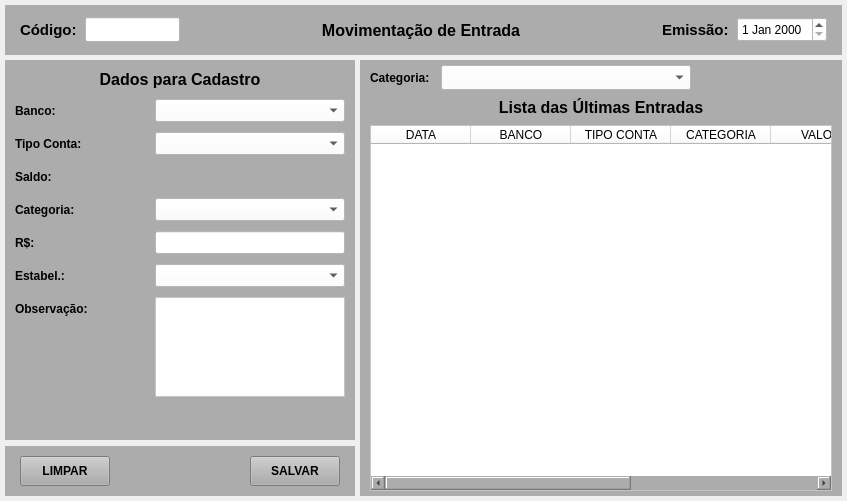
<?xml version="1.0" encoding="UTF-8"?>
<ui version="4.0">
 <class>MainWindow</class>
 <widget class="QMainWindow" name="MainWindow">
  <property name="geometry">
   <rect>
    <x>0</x>
    <y>0</y>
    <width>847</width>
    <height>501</height>
   </rect>
  </property>
  <property name="windowTitle">
   <string>Movimentação de Entrada</string>
  </property>
  <widget class="QWidget" name="centralwidget">
   <layout class="QVBoxLayout" name="verticalLayout">
    <property name="spacing">
     <number>5</number>
    </property>
    <property name="leftMargin">
     <number>5</number>
    </property>
    <property name="topMargin">
     <number>5</number>
    </property>
    <property name="rightMargin">
     <number>5</number>
    </property>
    <property name="bottomMargin">
     <number>5</number>
    </property>
    <item>
     <widget class="QWidget" name="widget" native="true">
      <property name="minimumSize">
       <size>
        <width>0</width>
        <height>50</height>
       </size>
      </property>
      <property name="maximumSize">
       <size>
        <width>16777215</width>
        <height>50</height>
       </size>
      </property>
      <property name="styleSheet">
       <string notr="true">background-color: rgb(172, 172, 172);</string>
      </property>
      <layout class="QHBoxLayout" name="horizontalLayout">
       <property name="spacing">
        <number>5</number>
       </property>
       <property name="leftMargin">
        <number>15</number>
       </property>
       <property name="topMargin">
        <number>5</number>
       </property>
       <property name="rightMargin">
        <number>15</number>
       </property>
       <property name="bottomMargin">
        <number>5</number>
       </property>
       <item>
        <widget class="QLabel" name="label_4">
         <property name="minimumSize">
          <size>
           <width>60</width>
           <height>0</height>
          </size>
         </property>
         <property name="maximumSize">
          <size>
           <width>60</width>
           <height>16777215</height>
          </size>
         </property>
         <property name="font">
          <font>
           <pointsize>11</pointsize>
           <weight>75</weight>
           <bold>true</bold>
          </font>
         </property>
         <property name="text">
          <string>Código:</string>
         </property>
         <property name="alignment">
          <set>Qt::AlignLeading|Qt::AlignLeft|Qt::AlignVCenter</set>
         </property>
        </widget>
       </item>
       <item>
        <widget class="QLineEdit" name="line_Num">
         <property name="sizePolicy">
          <sizepolicy hsizetype="Preferred" vsizetype="Preferred">
           <horstretch>0</horstretch>
           <verstretch>0</verstretch>
          </sizepolicy>
         </property>
         <property name="minimumSize">
          <size>
           <width>95</width>
           <height>25</height>
          </size>
         </property>
         <property name="maximumSize">
          <size>
           <width>95</width>
           <height>25</height>
          </size>
         </property>
         <property name="font">
          <font>
           <pointsize>9</pointsize>
          </font>
         </property>
         <property name="styleSheet">
          <string notr="true">background-color: rgb(255, 255, 255);</string>
         </property>
         <property name="inputMask">
          <string/>
         </property>
         <property name="text">
          <string/>
         </property>
         <property name="frame">
          <bool>true</bool>
         </property>
         <property name="echoMode">
          <enum>QLineEdit::Normal</enum>
         </property>
         <property name="alignment">
          <set>Qt::AlignCenter</set>
         </property>
         <property name="dragEnabled">
          <bool>false</bool>
         </property>
         <property name="placeholderText">
          <string/>
         </property>
        </widget>
       </item>
       <item>
        <widget class="QLabel" name="label_titulo">
         <property name="font">
          <font>
           <pointsize>12</pointsize>
           <weight>75</weight>
           <bold>true</bold>
          </font>
         </property>
         <property name="text">
          <string>Movimentação de Entrada</string>
         </property>
         <property name="alignment">
          <set>Qt::AlignCenter</set>
         </property>
        </widget>
       </item>
       <item>
        <widget class="QLabel" name="label">
         <property name="minimumSize">
          <size>
           <width>70</width>
           <height>0</height>
          </size>
         </property>
         <property name="maximumSize">
          <size>
           <width>70</width>
           <height>16777215</height>
          </size>
         </property>
         <property name="font">
          <font>
           <pointsize>11</pointsize>
           <weight>75</weight>
           <bold>true</bold>
          </font>
         </property>
         <property name="text">
          <string>Emissão:</string>
         </property>
        </widget>
       </item>
       <item>
        <widget class="QDateEdit" name="date_Emissao">
         <property name="sizePolicy">
          <sizepolicy hsizetype="Preferred" vsizetype="Preferred">
           <horstretch>0</horstretch>
           <verstretch>0</verstretch>
          </sizepolicy>
         </property>
         <property name="minimumSize">
          <size>
           <width>90</width>
           <height>25</height>
          </size>
         </property>
         <property name="maximumSize">
          <size>
           <width>90</width>
           <height>25</height>
          </size>
         </property>
         <property name="font">
          <font>
           <pointsize>9</pointsize>
           <weight>50</weight>
           <bold>false</bold>
          </font>
         </property>
         <property name="styleSheet">
          <string notr="true">background-color: rgb(255, 255, 255);</string>
         </property>
        </widget>
       </item>
      </layout>
     </widget>
    </item>
    <item>
     <widget class="QWidget" name="widget_2" native="true">
      <layout class="QGridLayout" name="gridLayout" columnstretch="0,0" columnminimumwidth="0,0">
       <property name="leftMargin">
        <number>0</number>
       </property>
       <property name="topMargin">
        <number>0</number>
       </property>
       <property name="rightMargin">
        <number>0</number>
       </property>
       <property name="bottomMargin">
        <number>0</number>
       </property>
       <property name="spacing">
        <number>5</number>
       </property>
       <item row="0" column="0">
        <widget class="QWidget" name="widget_3" native="true">
         <property name="minimumSize">
          <size>
           <width>350</width>
           <height>0</height>
          </size>
         </property>
         <property name="maximumSize">
          <size>
           <width>350</width>
           <height>16777215</height>
          </size>
         </property>
         <layout class="QGridLayout" name="gridLayout_2">
          <property name="leftMargin">
           <number>0</number>
          </property>
          <property name="topMargin">
           <number>0</number>
          </property>
          <property name="rightMargin">
           <number>0</number>
          </property>
          <property name="bottomMargin">
           <number>0</number>
          </property>
          <property name="horizontalSpacing">
           <number>0</number>
          </property>
          <property name="verticalSpacing">
           <number>6</number>
          </property>
          <item row="1" column="0">
           <widget class="QWidget" name="widget_6" native="true">
            <property name="minimumSize">
             <size>
              <width>0</width>
              <height>50</height>
             </size>
            </property>
            <property name="maximumSize">
             <size>
              <width>16777215</width>
              <height>50</height>
             </size>
            </property>
            <property name="styleSheet">
             <string notr="true">background-color: rgb(172, 172, 172);</string>
            </property>
            <layout class="QHBoxLayout" name="horizontalLayout_2">
             <property name="spacing">
              <number>5</number>
             </property>
             <property name="leftMargin">
              <number>15</number>
             </property>
             <property name="topMargin">
              <number>5</number>
             </property>
             <property name="rightMargin">
              <number>15</number>
             </property>
             <property name="bottomMargin">
              <number>5</number>
             </property>
             <item>
              <widget class="QPushButton" name="btn_Limpar">
               <property name="sizePolicy">
                <sizepolicy hsizetype="Preferred" vsizetype="Preferred">
                 <horstretch>0</horstretch>
                 <verstretch>0</verstretch>
                </sizepolicy>
               </property>
               <property name="minimumSize">
                <size>
                 <width>90</width>
                 <height>30</height>
                </size>
               </property>
               <property name="maximumSize">
                <size>
                 <width>90</width>
                 <height>30</height>
                </size>
               </property>
               <property name="font">
                <font>
                 <pointsize>9</pointsize>
                 <weight>75</weight>
                 <bold>true</bold>
                </font>
               </property>
               <property name="cursor">
                <cursorShape>PointingHandCursor</cursorShape>
               </property>
               <property name="text">
                <string>LIMPAR</string>
               </property>
              </widget>
             </item>
             <item>
              <widget class="QLabel" name="label_3">
               <property name="text">
                <string/>
               </property>
              </widget>
             </item>
             <item>
              <widget class="QPushButton" name="btn_Salvar">
               <property name="sizePolicy">
                <sizepolicy hsizetype="Preferred" vsizetype="Preferred">
                 <horstretch>0</horstretch>
                 <verstretch>0</verstretch>
                </sizepolicy>
               </property>
               <property name="minimumSize">
                <size>
                 <width>90</width>
                 <height>30</height>
                </size>
               </property>
               <property name="maximumSize">
                <size>
                 <width>90</width>
                 <height>30</height>
                </size>
               </property>
               <property name="font">
                <font>
                 <pointsize>9</pointsize>
                 <weight>75</weight>
                 <bold>true</bold>
                </font>
               </property>
               <property name="cursor">
                <cursorShape>PointingHandCursor</cursorShape>
               </property>
               <property name="text">
                <string>SALVAR</string>
               </property>
              </widget>
             </item>
            </layout>
           </widget>
          </item>
          <item row="0" column="0">
           <widget class="QWidget" name="widget_5" native="true">
            <property name="cursor">
             <cursorShape>ArrowCursor</cursorShape>
            </property>
            <property name="styleSheet">
             <string notr="true">background-color: rgb(172, 172, 172);</string>
            </property>
            <layout class="QFormLayout" name="formLayout">
             <property name="horizontalSpacing">
              <number>10</number>
             </property>
             <property name="verticalSpacing">
              <number>10</number>
             </property>
             <property name="leftMargin">
              <number>10</number>
             </property>
             <property name="topMargin">
              <number>10</number>
             </property>
             <property name="rightMargin">
              <number>10</number>
             </property>
             <property name="bottomMargin">
              <number>10</number>
             </property>
             <item row="0" column="0" colspan="2">
              <widget class="QLabel" name="label_titulo_2">
               <property name="font">
                <font>
                 <pointsize>12</pointsize>
                 <weight>75</weight>
                 <bold>true</bold>
                </font>
               </property>
               <property name="text">
                <string>Dados para Cadastro</string>
               </property>
               <property name="alignment">
                <set>Qt::AlignCenter</set>
               </property>
              </widget>
             </item>
             <item row="1" column="0">
              <widget class="QLabel" name="label_16">
               <property name="minimumSize">
                <size>
                 <width>75</width>
                 <height>0</height>
                </size>
               </property>
               <property name="maximumSize">
                <size>
                 <width>75</width>
                 <height>16777215</height>
                </size>
               </property>
               <property name="font">
                <font>
                 <pointsize>9</pointsize>
                 <weight>75</weight>
                 <bold>true</bold>
                </font>
               </property>
               <property name="text">
                <string>Banco:</string>
               </property>
              </widget>
             </item>
             <item row="1" column="1">
              <widget class="QComboBox" name="combo_Banco">
               <property name="sizePolicy">
                <sizepolicy hsizetype="Preferred" vsizetype="Preferred">
                 <horstretch>0</horstretch>
                 <verstretch>0</verstretch>
                </sizepolicy>
               </property>
               <property name="minimumSize">
                <size>
                 <width>0</width>
                 <height>23</height>
                </size>
               </property>
               <property name="maximumSize">
                <size>
                 <width>16777215</width>
                 <height>23</height>
                </size>
               </property>
               <property name="font">
                <font>
                 <pointsize>9</pointsize>
                 <weight>50</weight>
                 <bold>false</bold>
                </font>
               </property>
               <property name="styleSheet">
                <string notr="true">background-color: rgb(255, 255, 255);</string>
               </property>
               <item>
                <property name="text">
                 <string/>
                </property>
               </item>
              </widget>
             </item>
             <item row="2" column="0">
              <widget class="QLabel" name="label_10">
               <property name="minimumSize">
                <size>
                 <width>75</width>
                 <height>0</height>
                </size>
               </property>
               <property name="maximumSize">
                <size>
                 <width>75</width>
                 <height>16777215</height>
                </size>
               </property>
               <property name="font">
                <font>
                 <pointsize>9</pointsize>
                 <weight>75</weight>
                 <bold>true</bold>
                </font>
               </property>
               <property name="text">
                <string>Tipo Conta:</string>
               </property>
              </widget>
             </item>
             <item row="2" column="1">
              <widget class="QComboBox" name="combo_Tipo">
               <property name="sizePolicy">
                <sizepolicy hsizetype="Preferred" vsizetype="Preferred">
                 <horstretch>0</horstretch>
                 <verstretch>0</verstretch>
                </sizepolicy>
               </property>
               <property name="minimumSize">
                <size>
                 <width>0</width>
                 <height>23</height>
                </size>
               </property>
               <property name="maximumSize">
                <size>
                 <width>16777215</width>
                 <height>23</height>
                </size>
               </property>
               <property name="font">
                <font>
                 <pointsize>9</pointsize>
                 <weight>50</weight>
                 <bold>false</bold>
                </font>
               </property>
               <property name="styleSheet">
                <string notr="true">background-color: rgb(255, 255, 255);</string>
               </property>
               <item>
                <property name="text">
                 <string/>
                </property>
               </item>
              </widget>
             </item>
             <item row="3" column="0">
              <widget class="QLabel" name="label_15">
               <property name="minimumSize">
                <size>
                 <width>0</width>
                 <height>0</height>
                </size>
               </property>
               <property name="maximumSize">
                <size>
                 <width>16777215</width>
                 <height>16777215</height>
                </size>
               </property>
               <property name="font">
                <font>
                 <pointsize>9</pointsize>
                 <weight>75</weight>
                 <bold>true</bold>
                </font>
               </property>
               <property name="text">
                <string>Saldo:</string>
               </property>
              </widget>
             </item>
             <item row="3" column="1">
              <widget class="QLabel" name="label_Saldo">
               <property name="minimumSize">
                <size>
                 <width>0</width>
                 <height>23</height>
                </size>
               </property>
               <property name="maximumSize">
                <size>
                 <width>16777215</width>
                 <height>23</height>
                </size>
               </property>
               <property name="font">
                <font>
                 <pointsize>9</pointsize>
                </font>
               </property>
               <property name="text">
                <string/>
               </property>
               <property name="alignment">
                <set>Qt::AlignRight|Qt::AlignTrailing|Qt::AlignVCenter</set>
               </property>
              </widget>
             </item>
             <item row="4" column="0">
              <widget class="QLabel" name="label_12">
               <property name="minimumSize">
                <size>
                 <width>75</width>
                 <height>0</height>
                </size>
               </property>
               <property name="maximumSize">
                <size>
                 <width>75</width>
                 <height>16777215</height>
                </size>
               </property>
               <property name="font">
                <font>
                 <pointsize>9</pointsize>
                 <weight>75</weight>
                 <bold>true</bold>
                </font>
               </property>
               <property name="text">
                <string>Categoria:</string>
               </property>
              </widget>
             </item>
             <item row="4" column="1">
              <widget class="QComboBox" name="combo_Categoria">
               <property name="sizePolicy">
                <sizepolicy hsizetype="Preferred" vsizetype="Preferred">
                 <horstretch>0</horstretch>
                 <verstretch>0</verstretch>
                </sizepolicy>
               </property>
               <property name="minimumSize">
                <size>
                 <width>0</width>
                 <height>23</height>
                </size>
               </property>
               <property name="maximumSize">
                <size>
                 <width>16777215</width>
                 <height>23</height>
                </size>
               </property>
               <property name="font">
                <font>
                 <pointsize>9</pointsize>
                 <weight>50</weight>
                 <bold>false</bold>
                </font>
               </property>
               <property name="styleSheet">
                <string notr="true">background-color: rgb(255, 255, 255);</string>
               </property>
               <item>
                <property name="text">
                 <string/>
                </property>
               </item>
              </widget>
             </item>
             <item row="5" column="0">
              <widget class="QLabel" name="label_13">
               <property name="minimumSize">
                <size>
                 <width>130</width>
                 <height>0</height>
                </size>
               </property>
               <property name="maximumSize">
                <size>
                 <width>130</width>
                 <height>16777215</height>
                </size>
               </property>
               <property name="font">
                <font>
                 <pointsize>9</pointsize>
                 <weight>75</weight>
                 <bold>true</bold>
                </font>
               </property>
               <property name="text">
                <string>R$:</string>
               </property>
              </widget>
             </item>
             <item row="5" column="1">
              <widget class="QLineEdit" name="line_Valor">
               <property name="sizePolicy">
                <sizepolicy hsizetype="Preferred" vsizetype="Preferred">
                 <horstretch>0</horstretch>
                 <verstretch>0</verstretch>
                </sizepolicy>
               </property>
               <property name="minimumSize">
                <size>
                 <width>0</width>
                 <height>23</height>
                </size>
               </property>
               <property name="maximumSize">
                <size>
                 <width>16777215</width>
                 <height>23</height>
                </size>
               </property>
               <property name="font">
                <font>
                 <pointsize>9</pointsize>
                 <weight>50</weight>
                 <bold>false</bold>
                </font>
               </property>
               <property name="styleSheet">
                <string notr="true">background-color: rgb(255, 255, 255);</string>
               </property>
               <property name="text">
                <string/>
               </property>
               <property name="alignment">
                <set>Qt::AlignRight|Qt::AlignTrailing|Qt::AlignVCenter</set>
               </property>
              </widget>
             </item>
             <item row="6" column="0">
              <widget class="QLabel" name="label_14">
               <property name="minimumSize">
                <size>
                 <width>75</width>
                 <height>0</height>
                </size>
               </property>
               <property name="maximumSize">
                <size>
                 <width>75</width>
                 <height>16777215</height>
                </size>
               </property>
               <property name="font">
                <font>
                 <pointsize>9</pointsize>
                 <weight>75</weight>
                 <bold>true</bold>
                </font>
               </property>
               <property name="text">
                <string>Estabel.:</string>
               </property>
              </widget>
             </item>
             <item row="6" column="1">
              <widget class="QComboBox" name="combo_Estab">
               <property name="sizePolicy">
                <sizepolicy hsizetype="Preferred" vsizetype="Preferred">
                 <horstretch>0</horstretch>
                 <verstretch>0</verstretch>
                </sizepolicy>
               </property>
               <property name="minimumSize">
                <size>
                 <width>0</width>
                 <height>23</height>
                </size>
               </property>
               <property name="maximumSize">
                <size>
                 <width>16777215</width>
                 <height>23</height>
                </size>
               </property>
               <property name="font">
                <font>
                 <pointsize>9</pointsize>
                 <weight>50</weight>
                 <bold>false</bold>
                </font>
               </property>
               <property name="styleSheet">
                <string notr="true">background-color: rgb(255, 255, 255);</string>
               </property>
               <item>
                <property name="text">
                 <string/>
                </property>
               </item>
              </widget>
             </item>
             <item row="7" column="0">
              <widget class="QLabel" name="label_28">
               <property name="font">
                <font>
                 <pointsize>9</pointsize>
                 <weight>75</weight>
                 <bold>true</bold>
                </font>
               </property>
               <property name="text">
                <string>Observação:</string>
               </property>
               <property name="alignment">
                <set>Qt::AlignLeading|Qt::AlignLeft|Qt::AlignVCenter</set>
               </property>
              </widget>
             </item>
             <item row="7" column="1">
              <widget class="QPlainTextEdit" name="plain_Obs">
               <property name="sizePolicy">
                <sizepolicy hsizetype="Preferred" vsizetype="Preferred">
                 <horstretch>0</horstretch>
                 <verstretch>0</verstretch>
                </sizepolicy>
               </property>
               <property name="minimumSize">
                <size>
                 <width>0</width>
                 <height>100</height>
                </size>
               </property>
               <property name="maximumSize">
                <size>
                 <width>16777215</width>
                 <height>100</height>
                </size>
               </property>
               <property name="font">
                <font>
                 <pointsize>9</pointsize>
                </font>
               </property>
               <property name="styleSheet">
                <string notr="true">background-color: rgb(255, 255, 255);</string>
               </property>
              </widget>
             </item>
            </layout>
           </widget>
          </item>
         </layout>
        </widget>
       </item>
       <item row="0" column="1">
        <widget class="QWidget" name="widget_4" native="true">
         <property name="styleSheet">
          <string notr="true">background-color: rgb(172, 172, 172);</string>
         </property>
         <layout class="QGridLayout" name="gridLayout_3">
          <property name="leftMargin">
           <number>10</number>
          </property>
          <property name="topMargin">
           <number>5</number>
          </property>
          <property name="rightMargin">
           <number>10</number>
          </property>
          <property name="bottomMargin">
           <number>5</number>
          </property>
          <property name="spacing">
           <number>5</number>
          </property>
          <item row="0" column="2" colspan="2">
           <widget class="QLabel" name="label_7">
            <property name="minimumSize">
             <size>
              <width>0</width>
              <height>0</height>
             </size>
            </property>
            <property name="maximumSize">
             <size>
              <width>16777215</width>
              <height>16777215</height>
             </size>
            </property>
            <property name="text">
             <string/>
            </property>
           </widget>
          </item>
          <item row="3" column="0" colspan="4">
           <widget class="QLabel" name="label_5">
            <property name="minimumSize">
             <size>
              <width>0</width>
              <height>25</height>
             </size>
            </property>
            <property name="maximumSize">
             <size>
              <width>16777215</width>
              <height>25</height>
             </size>
            </property>
            <property name="font">
             <font>
              <pointsize>12</pointsize>
              <weight>75</weight>
              <bold>true</bold>
             </font>
            </property>
            <property name="text">
             <string>Lista das Últimas Entradas</string>
            </property>
            <property name="alignment">
             <set>Qt::AlignCenter</set>
            </property>
           </widget>
          </item>
          <item row="0" column="0">
           <widget class="QLabel" name="label_9">
            <property name="font">
             <font>
              <pointsize>9</pointsize>
              <weight>75</weight>
              <bold>true</bold>
             </font>
            </property>
            <property name="text">
             <string>Categoria:</string>
            </property>
           </widget>
          </item>
          <item row="0" column="1">
           <widget class="QComboBox" name="combo_Consulta_Categoria">
            <property name="sizePolicy">
             <sizepolicy hsizetype="Preferred" vsizetype="Preferred">
              <horstretch>0</horstretch>
              <verstretch>0</verstretch>
             </sizepolicy>
            </property>
            <property name="minimumSize">
             <size>
              <width>250</width>
              <height>25</height>
             </size>
            </property>
            <property name="maximumSize">
             <size>
              <width>250</width>
              <height>25</height>
             </size>
            </property>
            <property name="styleSheet">
             <string notr="true">background-color: rgb(255, 255, 255);</string>
            </property>
            <item>
             <property name="text">
              <string/>
             </property>
            </item>
           </widget>
          </item>
          <item row="4" column="0" colspan="4">
           <widget class="QTableWidget" name="table_Lista">
            <property name="sizePolicy">
             <sizepolicy hsizetype="Preferred" vsizetype="Preferred">
              <horstretch>0</horstretch>
              <verstretch>0</verstretch>
             </sizepolicy>
            </property>
            <property name="styleSheet">
             <string notr="true">background-color: rgb(255, 255, 255);</string>
            </property>
            <column>
             <property name="text">
              <string>DATA</string>
             </property>
            </column>
            <column>
             <property name="text">
              <string>BANCO</string>
             </property>
            </column>
            <column>
             <property name="text">
              <string>TIPO CONTA</string>
             </property>
            </column>
            <column>
             <property name="text">
              <string>CATEGORIA</string>
             </property>
            </column>
            <column>
             <property name="text">
              <string>VALOR</string>
             </property>
            </column>
            <column>
             <property name="text">
              <string>ESTABEL.</string>
             </property>
            </column>
            <column>
             <property name="text">
              <string>OBS</string>
             </property>
            </column>
           </widget>
          </item>
         </layout>
        </widget>
       </item>
      </layout>
     </widget>
    </item>
   </layout>
  </widget>
 </widget>
 <tabstops>
  <tabstop>combo_Banco</tabstop>
  <tabstop>combo_Tipo</tabstop>
  <tabstop>btn_Salvar</tabstop>
  <tabstop>line_Num</tabstop>
  <tabstop>btn_Limpar</tabstop>
  <tabstop>date_Emissao</tabstop>
  <tabstop>combo_Consulta_Categoria</tabstop>
  <tabstop>table_Lista</tabstop>
 </tabstops>
 <resources/>
 <connections/>
</ui>
